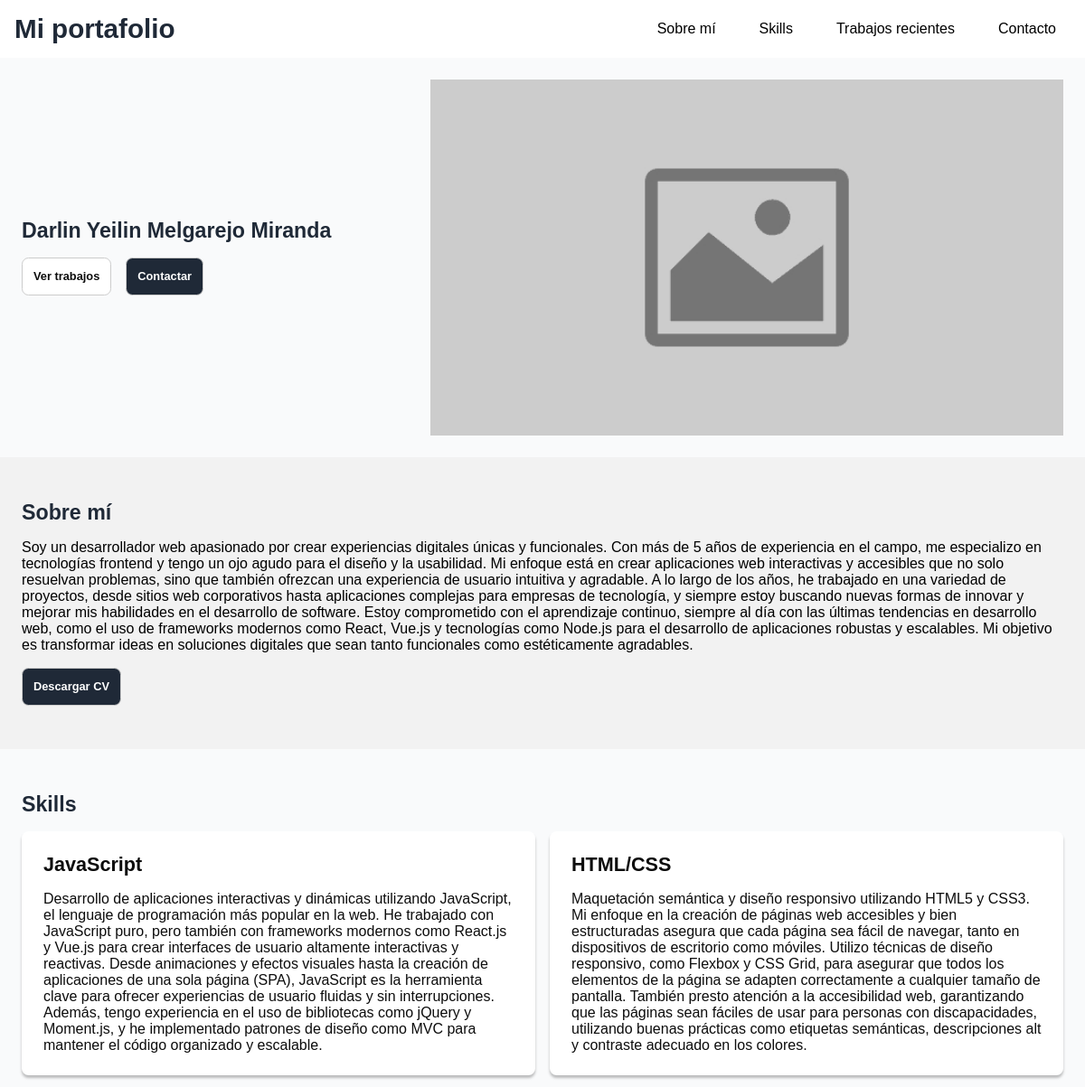
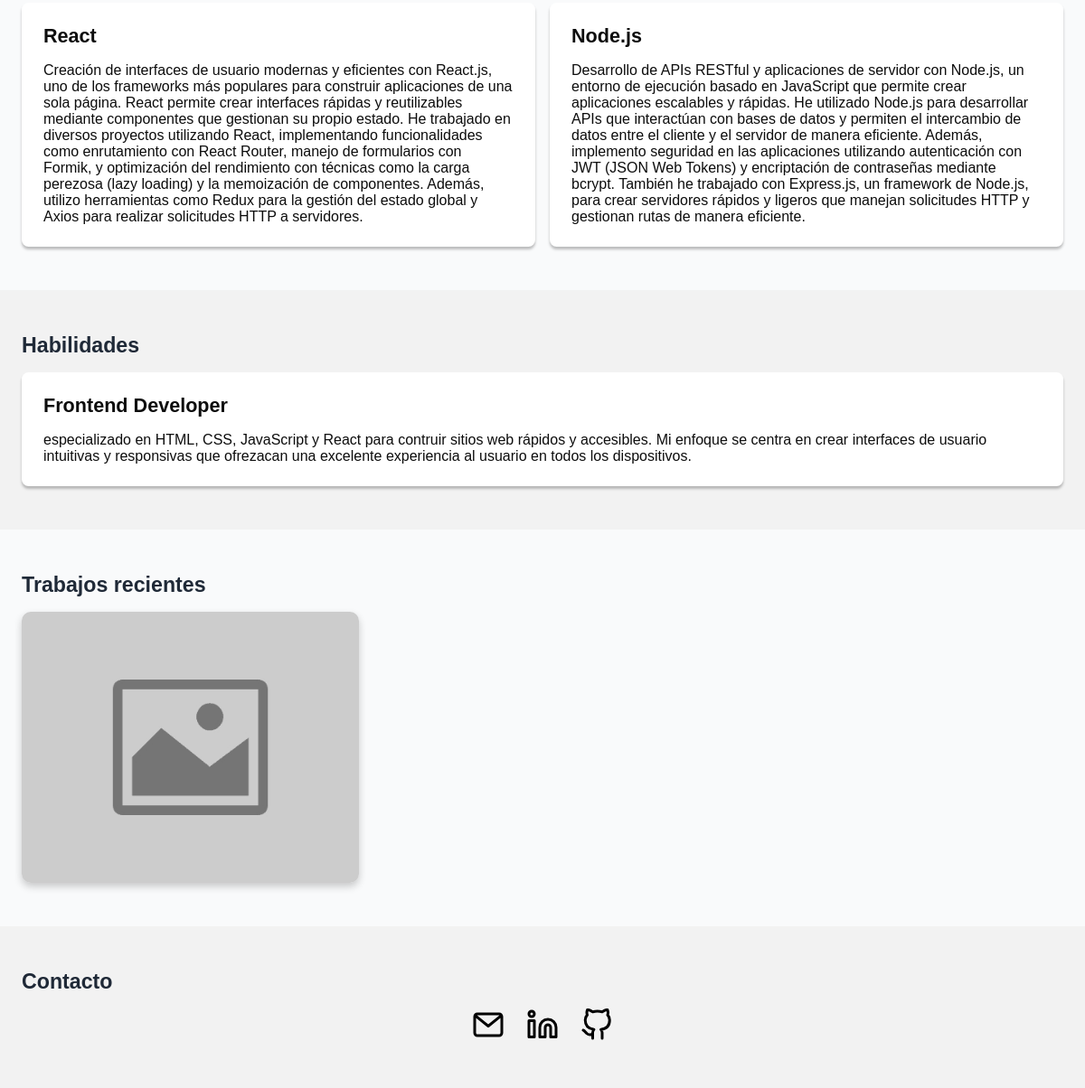
The page / on the database its author committed (2 pictures, top to bottom).
### tables this page shows
CREATE TABLE IF NOT EXISTS portafolios (
    id INT PRIMARY KEY AUTO_INCREMENT,
    usuario_id INT NOT NULL,
    nombre_completo VARCHAR(255) NOT NULL,
    descripcion TEXT NOT NULL,
    icono_portafolio VARCHAR(255) DEFAULT 'assets/images/favicon.ico',
    url_foto VARCHAR(255) DEFAULT 'assets/images/placeholder-image.jpg',
    url_cv VARCHAR(255) DEFAULT 'assets/pdf/cv.pdf',
    creado_en TIMESTAMP DEFAULT CURRENT_TIMESTAMP,
    FOREIGN KEY (usuario_id) REFERENCES usuarios(id)
);

CREATE TABLE IF NOT EXISTS skills (
    id INT PRIMARY KEY AUTO_INCREMENT,
    portafolio_id INT NOT NULL,
    nombre VARCHAR(255) NOT NULL,
    descripcion TEXT NOT NULL,
    FOREIGN KEY (portafolio_id) REFERENCES portafolios(id)
);

### core/models/ModeloPortafolios.php (called while the page is built, shortened)
<?php
class ModeloPortafolios {
    public static function getData() {
        $conexion = new ConexionBD();
        $conexion->conectar();
        $bd = $conexion->getConexion();
        $consulta = $bd->prepare("SELECT * FROM portafolios WHERE usuario_id = 1");
        $consulta->execute();
        return $consulta->fetch(PDO::FETCH_ASSOC) ?: null;
    }
}
?>

### core/controllers/ControladorPortafolios.php (called while the page is built)
<?php
require_once __DIR__ . "/../models/ModeloPortafolios.php";
class ControladorPortafolios {
    public static function data() {
        try {
            $usuario = ModeloPortafolios::getData();
            return $usuario;
        } catch (\Error $error) {
            error_log($error);
        }
    }
}
?>

### core/models/ModeloSkills.php (called while the page is built, shortened)
<?php
class ModeloSkills {
    public static function getData() {
        $conexion = new ConexionBD();
        $conexion->conectar();
        $bd = $conexion->getConexion();
        $consulta = $bd->query("SELECT * FROM skills WHERE portafolio_id = 1");
        $consulta->execute();
        $resultados = $consulta->fetchAll(PDO::FETCH_ASSOC);
        return $resultados ?: null;
    }
}
?>

### core/controllers/ControladorSkills.php (called while the page is built)
<?php
require_once __DIR__ . "/../models/ModeloSkills.php";
class ControladorSkills {
    public static function data() {
        try {
            $skills = ModeloSkills::getData();
            return $skills;
        } catch (\Error $error) {
            error_log($error);
        }
    }
}
?>

### pages/home.php (the view, shortened to what this page needs)
<?php
    include_once __DIR__ . "/../core/controllers/ControladorPortafolios.php";
?>
<!DOCTYPE html>
<html lang="es">
<head>
    <link rel="stylesheet" href="assets/css/styles.css">
</head>
<body>
    <?php
        include_once __DIR__ . "/../templates/header.php";
    ?>
    <main>
        <?php
            include_once __DIR__ . "/../templates/banner.php";
        ?>
        <div class="bg-light">
            <section class="l-container" id="sobre-mi">
                <div class="py-6">
                    <h2 class="dark-color">Sobre mí</h2>
                    <p class="text-color mb-4"><?php echo $portafolio["descripcion"]?></p>
                    <a class="btn btn-dark" href=<?php echo $portafolio["url_cv"]?> download>Descargar CV</a>
                </div>
            </section>
        </div>
        <?php
            include_once __DIR__ . "/../core/controllers/ControladorSkills.php";
            $skills = ControladorSkills::data();
        ?>
        <div class="bg-minimal">
            <section class="l-container" id="skills">
                <div class="py-6">
                    <h2 class="dark-color">Skills</h2>
                    <div class="grid grid-cols-1 grid-cols-m-2 gap-4">
                        <?php
                            foreach ($skills as $skill) {
                        ?>
                            <div class="card show">
                                <h3><?php echo $skill["nombre"]?></h3>
                                <p><?php echo $skill["descripcion"]?></p>
                            </div>
                        <?php
                            }
                        ?>
                    </div>
                </div>
            </section>
        </div>
        <div class="bg-light">
            <section class="l-container" id="habilidades">
                <div class="py-6">
                    <h2 class="dark-color">Habilidades</h2>
                    <div class="grid grid-cols-1 gap-4">
                        <div class="card show">
                            <h3>Frontend Developer</h3>
                            <p>especializado en HTML, CSS, JavaScript y React para contruir sitios web rápidos y accesibles. Mi enfoque se centra en crear interfaces de usuario intuitivas y responsivas que ofrezacan una excelente experiencia al usuario en todos los dispositivos.</p>
                        </div>
                    </div>
                </div>
            </section>
        </div>
        <div class="bg-minimal">
            <section class="l-container" id="trabajos-recientes">
                <div class="py-6">
                    <h2 class="dark-color">Trabajos recientes</h2>
                    <div class="grid grid-cols-1 grid-cols-s-2 grid-cols-m-3 gap-4 m-auto">
                        <figure class="card-figure">
                            <img src="/assets/images/placeholder-image.jpg" alt="Proyecto" class="card-image" width="500px" height="500px">
                        </figure>
                    </div>
                </div>
            </section>
        </div>
        <div class="bg-light">
            <section class="l-container" id="contacto">
                <div class="py-6">
                    <h2 class="dark-color">Contacto</h2>
                    <div class="flex justify-center items-center gap-6">
                        <a href="" target="_blank"><img src="assets/images/icon/mail.svg" alt="Icono de correo" width="36px" height="36px"></a>
                        <a href="" target="_blank"><img src="assets/images/icon/linkedin.svg" alt="Icono de correo" width="36px" height="36px"></a>
                        <a href="" target="_blank"><img src="assets/images/icon/github.svg" alt="Icono de correo" width="36px" height="36px"></a>
                    </div>
                </div>
            </section>
        </div>
    </main>
</body>
</html>

### index.php (shortened to what this page needs)
<?php
    $ruta = $_GET["route"] ?? null;
    $accion = $_GET["action"] ?? null;
    if ($ruta && $accion) {
        switch ($ruta) {
            case "usuarios":
                RouterUsuarios::redireccionar($accion);
                break;
            case "componentes":
                RouterUsuarios::redireccionar($accion);
                break;
            default:
                break;
        }
    } else {
        include_once __DIR__ . "/pages/home.php";
    }
?>

### templates/header.php
<header class="main-header">
    <div class="main-header__container">
        <h1 class="main-header__title dark-color">Mi portafolio</h1>
        <nav class="main-nav__portafolio">
            <ul class="main-nav__menu-portafolio">
                <li class="main-nav__item">
                    <a class="main-nav__link" href="#sobre-mi">Sobre mí</a>
                </li>
                <li class="main-nav__item">
                    <a class="main-nav__link" href="#skills">Skills</a>
                </li>
                <li class="main-nav__item">
                    <a class="main-nav__link" href="#trabajos-recientes">Trabajos recientes</a>
                </li>
                <li class="main-nav__item">
                    <a class="main-nav__link" href="#contacto">Contacto</a>
                </li>
            </ul>
        </nav>
    </div>
</header>

### templates/banner.php
<?php
    include_once __DIR__ . "/../core/controllers/ControladorPortafolios.php";
    $portafolio = ControladorPortafolios::data();
?>
<div class="bg-minimal">
    <section class="l-container">
        <div class="flex flex-column flex-row-l items-center justify-between gap-4">
            <div class="">
                <h2 class="dark-color"><?php echo $portafolio["nombre_completo"]?></h2>
                <div class="flex gap-4">
                    <a class="btn btn-white" href="#trabajos-recientes">Ver trabajos</a>
                    <a class="btn btn-dark" href="#contacto">Contactar</a>
                </div>
            </div>
            <img src=<?php echo $portafolio["url_foto"]?> alt="Imagen placeholder de prueba" width="700px">
        </div>
    </section>
</div>

### rows shown on the page
portafolios: nombre_completo "Darlin Yeilin Melgarejo Miranda", url_foto (placeholder picture), descripcion "Soy un desarrollador web apasionado por crear experiencias digitales únicas y funcionales. Con más de 5 años de experiencia en el campo, me especializo en tecnologías frontend y tengo un ojo agudo para el diseño y la usabilidad. Mi enfoque está en crear aplicaciones web interactivas y accesibles que no solo resuelvan problemas, sino que también ofrezcan una experiencia de usuario intuitiva y agradable. A lo largo de los años, he trabajado en una variedad de proyectos, desde sitios web corporativos hasta aplicaciones complejas para empresas de tecnología, y siempre estoy buscando nuevas formas de innovar y mejorar mis habilidades en el desarrollo de software. Estoy comprometido con el…"
skills: nombre "JavaScript", descripcion "Desarrollo de aplicaciones interactivas y dinámicas utilizando JavaScript, el lenguaje de programación más popular en la web. He trabajado con JavaScript puro, pero también con frameworks modernos como React.js y Vue.js para crear interfaces de usuario altamente interactivas y reactivas. Desde animaciones y efectos visuales hasta la creación de aplicaciones de una sola página (SPA), JavaScript es la herramienta clave para ofrecer experiencias de usuario fluidas y sin interrupciones. Además, tengo experiencia en el uso de bibliotecas como jQuery y Moment.js, y he implementado patrones de diseño como MVC para mantener el código organizado y escalable."
skills: nombre "HTML/CSS", descripcion "Maquetación semántica y diseño responsivo utilizando HTML5 y CSS3. Mi enfoque en la creación de páginas web accesibles y bien estructuradas asegura que cada página sea fácil de navegar, tanto en dispositivos de escritorio como móviles. Utilizo técnicas de diseño responsivo, como Flexbox y CSS Grid, para asegurar que todos los elementos de la página se adapten correctamente a cualquier tamaño de pantalla. También presto atención a la accesibilidad web, garantizando que las páginas sean fáciles de usar para personas con discapacidades, utilizando buenas prácticas como etiquetas semánticas, descripciones alt y contraste adecuado en los colores."
skills: nombre "React", descripcion "Creación de interfaces de usuario modernas y eficientes con React.js, uno de los frameworks más populares para construir aplicaciones de una sola página. React permite crear interfaces rápidas y reutilizables mediante componentes que gestionan su propio estado. He trabajado en diversos proyectos utilizando React, implementando funcionalidades como enrutamiento con React Router, manejo de formularios con Formik, y optimización del rendimiento con técnicas como la carga perezosa (lazy loading) y la memoización de componentes. Además, utilizo herramientas como Redux para la gestión del estado global y Axios para realizar solicitudes HTTP a servidores."
skills: nombre "Node.js", descripcion "Desarrollo de APIs RESTful y aplicaciones de servidor con Node.js, un entorno de ejecución basado en JavaScript que permite crear aplicaciones escalables y rápidas. He utilizado Node.js para desarrollar APIs que interactúan con bases de datos y permiten el intercambio de datos entre el cliente y el servidor de manera eficiente. Además, implemento seguridad en las aplicaciones utilizando autenticación con JWT (JSON Web Tokens) y encriptación de contraseñas mediante bcrypt. También he trabajado con Express.js, un framework de Node.js, para crear servidores rápidos y ligeros que manejan solicitudes HTTP y gestionan rutas de manera eficiente."
